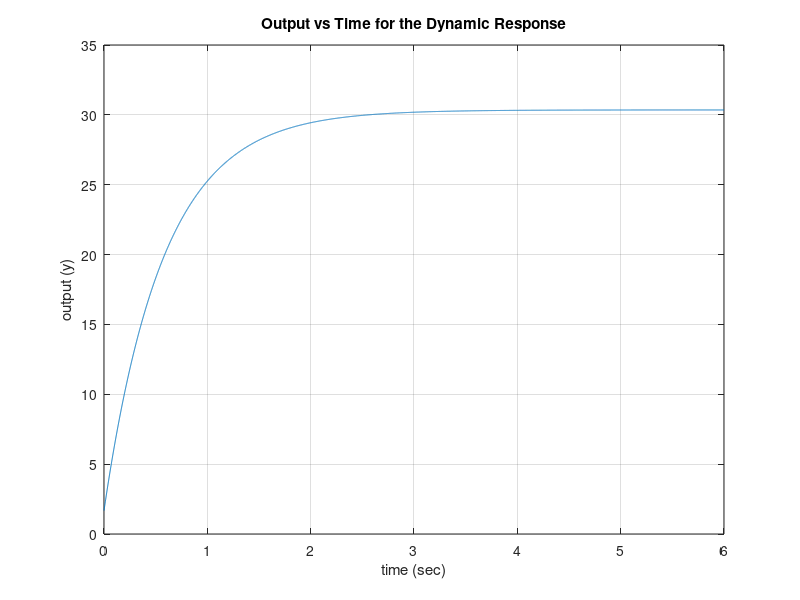

Reproduce this figure in MATLAB.
%%%Homework 3 Control Theory 
%%Arjun Posarajah 104980541
%Part A

%%%SSR Model
%%Values A that are multiplied by X in the input eqn 
A = [-2.7 -2.2 ; -0.8 -3.5];
%%Values B that are multiplied by U in the input eqn 
B= [ -4;3.1];
%%Values C that are multplied by X in the output eqn 
C=[-3.9 3.6];
%%Values D that multiplied by U in the output eqn
D=0;

%Time range of 0s to 6s with a step of 0.001s
t= 0:0.001:6;
%%%Vector with equal row/columns with a magnitude of 1.9
u=1.9*(ones(size(t)));
%%%Initial States of x1 & x2 with a matrix form of both
x1=0.4;
x2=0.9;
x=[x1,x2];

%%Creation of the Continous time space model
sys=ss(A,B,C,D);
%%function of the simulated time response
[y,t]=lsim(sys,u,t,x);

%graphing of the function above from the variable of t,y with aesthetics
%like a grid, title and axis names
plot(t,y);
grid;
title('Output vs Time for the Dynamic Response')
xlabel('time (sec)');
ylabel('output (y)');


